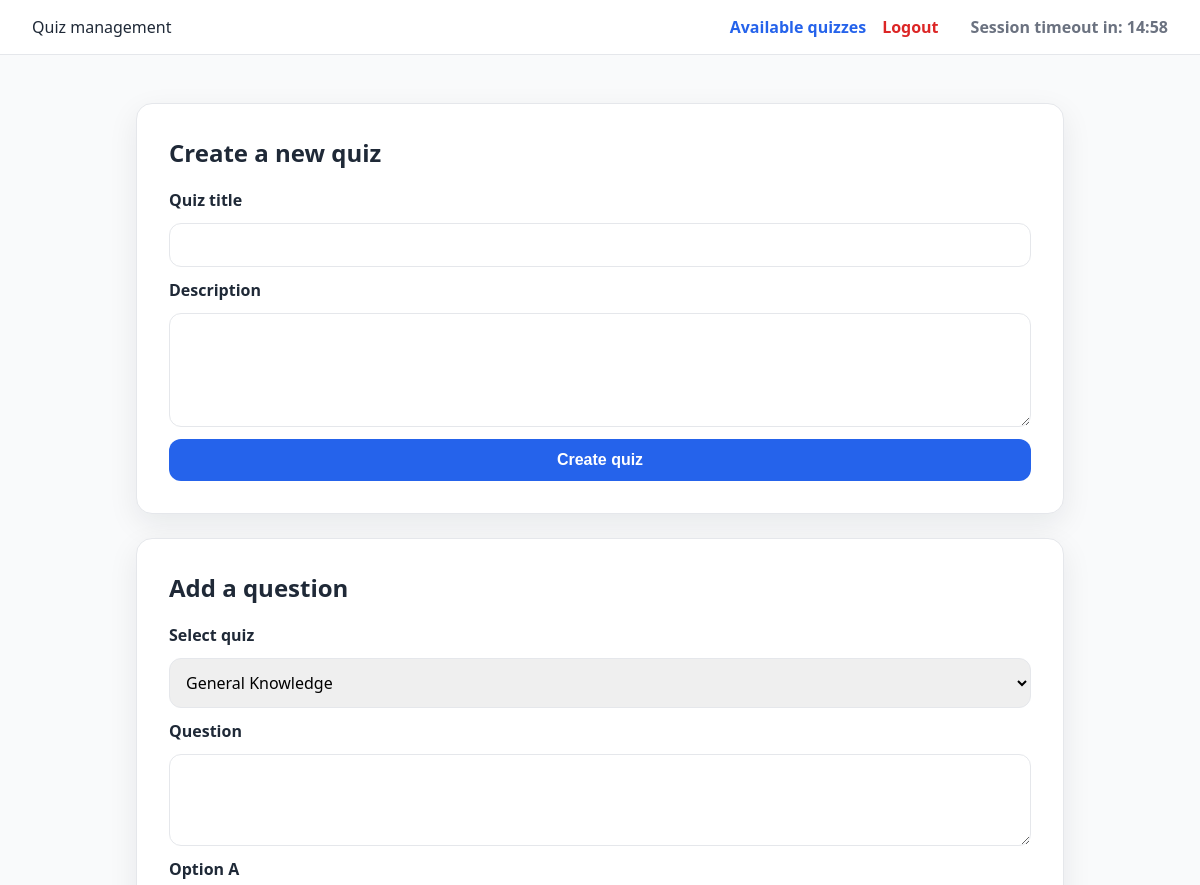
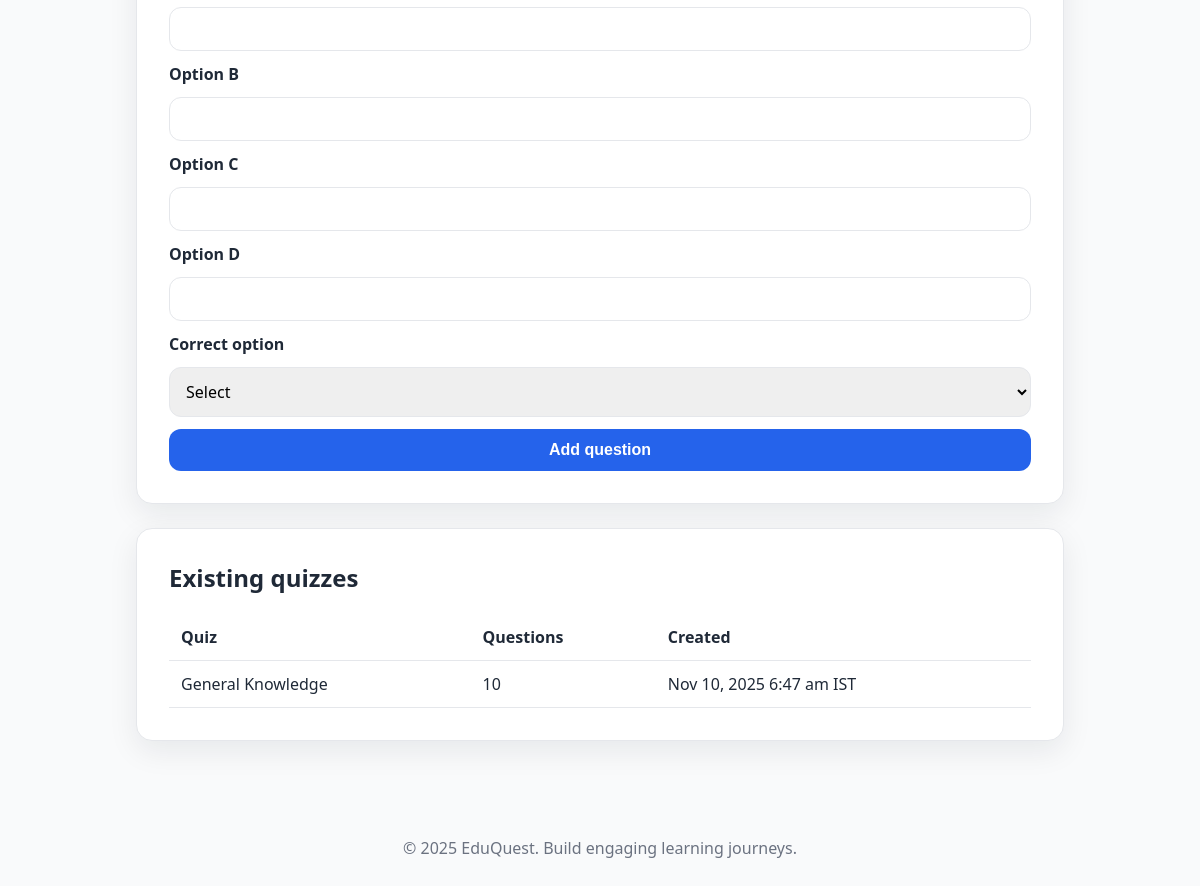
The app's page /manage_quizzes.php (signed in) with its own data (2 pictures, top to bottom).
### tables this page shows
CREATE TABLE IF NOT EXISTS quizzes (
    id INT AUTO_INCREMENT PRIMARY KEY,
    title VARCHAR(150) NOT NULL,
    description TEXT,
    created_by INT NOT NULL,
    created_at TIMESTAMP DEFAULT CURRENT_TIMESTAMP,
    FOREIGN KEY (created_by) REFERENCES users(id) ON DELETE CASCADE
);

### manage_quizzes.php (the view, shortened to what this page needs)
<?php
require_once 'config.php';
$quizzesStmt = $pdo->query('SELECT q.id, q.title, q.description, q.created_at, COUNT(ques.id) AS question_count FROM quizzes q LEFT JOIN questions ques ON ques.quiz_id = q.id GROUP BY q.id, q.title, q.description, q.created_at ORDER BY q.created_at DESC');
$quizzes = $quizzesStmt->fetchAll();
?>
<!DOCTYPE html>
<html lang="en">
<head>
    <link rel="stylesheet" href="assets/styles.css">
</head>
<body>
    <nav class="top-nav">
        <span>Quiz management</span>
        <div class="top-nav__actions">
            <a href="quizzes.php">Available quizzes</a>
            <a href="logout.php" class="danger">Logout</a>
        </div>
    </nav>
    <main class="quizzes">
        <section class="card">
            <h1>Create a new quiz</h1>
            <form method="post" class="form">
                <label for="title">Quiz title</label>
                <input type="text" id="title" name="title" required>
                <label for="description">Description</label>
                <textarea id="description" name="description" rows="4"></textarea>
                <button type="submit">Create quiz</button>
            </form>
        </section>
        <section class="card">
            <h2>Add a question</h2>
            <?php if (empty($quizzes)): ?>
                <p class="muted">Create a quiz first to start adding questions.</p>
            <?php else: ?>
                <form method="post" class="form">
                    <label for="quiz-id">Select quiz</label>
                    <select id="quiz-id" name="quiz_id" required>
                        <?php foreach ($quizzes as $quiz): ?>
                            <option value="<?= (int) $quiz['id'] ?>"><?= htmlspecialchars($quiz['title']) ?></option>
                        <?php endforeach; ?>
                    </select>
                    <label for="prompt">Question</label>
                    <textarea id="prompt" name="prompt" rows="3" required></textarea>
                    <label for="option-a">Option A</label>
                    <input type="text" id="option-a" name="option_a" required>
                    <label for="option-b">Option B</label>
                    <input type="text" id="option-b" name="option_b" required>
                    <label for="option-c">Option C</label>
                    <input type="text" id="option-c" name="option_c" required>
                    <label for="option-d">Option D</label>
                    <input type="text" id="option-d" name="option_d" required>
                    <label for="correct-option">Correct option</label>
                    <select id="correct-option" name="correct_option" required>
                        <option value="">Select</option>
                    </select>
                    <button type="submit">Add question</button>
                </form>
            <?php endif; ?>
        </section>
        <section class="card">
            <h2>Existing quizzes</h2>
            <?php if (empty($quizzes)): ?>
                <p class="muted">No quizzes have been created yet.</p>
            <?php else: ?>
                <table>
                    <thead>
                        <tr>
                            <th>Quiz</th>
                            <th>Questions</th>
                            <th>Created</th>
                        </tr>
                    </thead>
                    <tbody>
                        <?php foreach ($quizzes as $quiz): ?>
                            <?php
                                $createdAt = new DateTime($quiz['created_at']);
                                $createdAt->setTimezone(new DateTimeZone('Asia/Kolkata'));
                            ?>
                            <tr>
                                <td><?= htmlspecialchars($quiz['title']) ?></td>
                                <td><?= (int) $quiz['question_count'] ?></td>
                                <td><?= htmlspecialchars($createdAt->format('M j, Y g:i a T')) ?></td>
                            </tr>
                        <?php endforeach; ?>
                    </tbody>
                </table>
            <?php endif; ?>
        </section>
    </main>
    <footer class="footer">
        <p>&copy; <?= date('Y') ?> EduQuest. Build engaging learning journeys.</p>
    </footer>
</body>
</html>

### assets/styles.css (style rules this page uses)
:root { --primary: #2563eb; --primary-dark: #1d4ed8; --danger: #dc2626; --background: #f9fafb; --text: #1f2937; --muted: #6b7280; --card-bg: #ffffff; --border: #e5e7eb; font-family: 'Segoe UI', Tahoma, Geneva, Verdana, sans-serif; }
* { box-sizing: border-box; }
body { margin: 0; background: var(--background); color: var(--text); }
a { color: var(--primary); text-decoration: none; }
.card { background: var(--card-bg); border-radius: 1rem; padding: 2rem; box-shadow: 0 10px 30px rgba(15, 23, 42, 0.08); border: 1px solid var(--border); }
.card h2, .card h1 { margin-top: 0; }
.form { display: grid; gap: 0.75rem; }
label { font-weight: 600; }
input[type="text"], input[type="email"], input[type="password"] { padding: 0.75rem; border-radius: 0.75rem; border: 1px solid var(--border); font-size: 1rem; }
textarea, select, input[type="number"] { padding: 0.75rem; border-radius: 0.75rem; border: 1px solid var(--border); font-size: 1rem; font-family: inherit; width: 100%; }
button, .button { background: var(--primary); border: none; color: #fff; padding: 0.75rem 1.5rem; border-radius: 0.75rem; cursor: pointer; font-size: 1rem; font-weight: 600; transition: background 0.2s ease; display: inline-block; text-align: center; }
.top-nav { display: flex; justify-content: space-between; align-items: center; background: #fff; padding: 1rem 2rem; border-bottom: 1px solid var(--border); }
.top-nav__actions a { font-weight: 600; }
.top-nav__actions .danger { color: var(--danger); }
.top-nav__actions { display: flex; align-items: center; gap: 1rem; }
.quizzes { max-width: 960px; margin: 2rem auto; padding: 1rem; display: grid; gap: 1.5rem; }
table { width: 100%; border-collapse: collapse; }
th, td { text-align: left; padding: 0.75rem; border-bottom: 1px solid var(--border); }
.footer { text-align: center; padding: 2rem 1rem; color: var(--muted); }
a.danger { color: var(--danger); }

### records on screen
quizzes: title "General Knowledge", question_count "10", created_at "Nov 10, 2025 6:47 am IST"

### other values on screen
form field quiz_id "General Knowledge"
